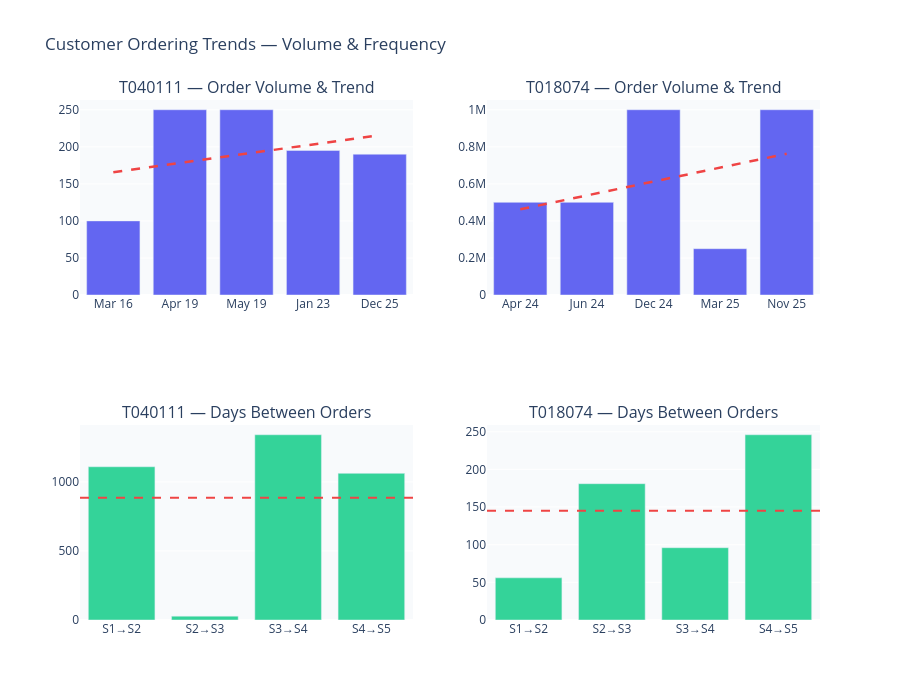

Notebook source saved alongside this figure:
### Code cell
fig_trends = make_subplots(
    rows=2, cols=2,
    subplot_titles=[
        'T040111 — Order Volume & Trend', 'T018074 — Order Volume & Trend',
        'T040111 — Days Between Orders',  'T018074 — Days Between Orders',
    ]
)
col_map = {'T040111': 1, 'T018074': 2}

for order_no, cdata in customer_data.items():
    t = analyse_ordering_trend(cdata['history'], order_no)
    if not t:
        continue
    hist = t['history_df']
    c    = col_map.get(order_no, 1)
    x_n  = np.arange(len(hist))
    trend_y = t['slope_qty'] * x_n + (t['avg_qty_per_order'] - t['slope_qty'] * len(hist)/2)

    fig_trends.add_bar(row=1, col=c, name=f'{order_no} Qty',
                       x=hist['Date'].dt.strftime('%b %y'), y=hist['Qty'],
                       marker_color='#6366f1', showlegend=False)
    fig_trends.add_scatter(row=1, col=c, name=f'{order_no} Trend',
                           x=hist['Date'].dt.strftime('%b %y'), y=trend_y,
                           mode='lines', line=dict(color='#ef4444', dash='dash', width=2.5),
                           showlegend=False)

    gap_labels = [f'S{i+1}→S{i+2}' for i in range(len(t['intervals_days']))]
    fig_trends.add_bar(row=2, col=c, name=f'{order_no} Gap',
                       x=gap_labels, y=t['intervals_days'],
                       marker_color='#34d399', showlegend=False)
    fig_trends.add_hline(row=2, col=c, y=t['avg_days_between_orders'],
                         line_dash='dash', line_color='#ef4444')

fig_trends.update_layout(height=700, plot_bgcolor='#f8fafc',
                          title='Customer Ordering Trends — Volume & Frequency')
fig_trends.show()

### Figure 1 — Plotly figure (JSON) as saved in the notebook; plotly's stock layout.template omitted (floating-point values rounded to 4 significant figures)
{"data": [{"marker": {"color": "#6366f1"}, "name": "T040111 Qty", "showlegend": false, "type": "bar", "x": ["Mar 16", "Apr 19", "May 19", "Jan 23", "Dec 25"], "xaxis": "x", "y": [100, 250, 250, 195, 190], "yaxis": "y"}, {"line": {"color": "#ef4444", "dash": "dash", "width": 2.5}, "mode": "lines", "name": "T040111 Trend", "showlegend": false, "type": "scatter", "x": ["Mar 16", "Apr 19", "May 19", "Jan 23", "Dec 25"], "xaxis": "x", "y": [165.8, 178.2, 190.8, 203.2, 215.8], "yaxis": "y"}, {"marker": {"color": "#34d399"}, "name": "T040111 Gap", "showlegend": false, "type": "bar", "x": ["S1→S2", "S2→S3", "S3→S4", "S4→S5"], "xaxis": "x3", "y": [1111, 28, 1343, 1063], "yaxis": "y3"}, {"marker": {"color": "#6366f1"}, "name": "T018074 Qty", "showlegend": false, "type": "bar", "x": ["Apr 24", "Jun 24", "Dec 24", "Mar 25", "Nov 25"], "xaxis": "x2", "y": [500000, 500000, 1000000, 250000, 1000000], "yaxis": "y2"}, {"line": {"color": "#ef4444", "dash": "dash", "width": 2.5}, "mode": "lines", "name": "T018074 Trend", "showlegend": false, "type": "scatter", "x": ["Apr 24", "Jun 24", "Dec 24", "Mar 25", "Nov 25"], "xaxis": "x2", "y": [462500, 537500, 612500, 687500, 762500], "yaxis": "y2"}, {"marker": {"color": "#34d399"}, "name": "T018074 Gap", "showlegend": false, "type": "bar", "x": ["S1→S2", "S2→S3", "S3→S4", "S4→S5"], "xaxis": "x4", "y": [56, 181, 96, 246], "yaxis": "y4"}], "layout": {"annotations": [{"font": {"size": 16}, "showarrow": false, "text": "T040111 — Order Volume & Trend", "x": 0.225, "xanchor": "center", "xref": "paper", "y": 1, "yanchor": "bottom", "yref": "paper"}, {"font": {"size": 16}, "showarrow": false, "text": "T018074 — Order Volume & Trend", "x": 0.775, "xanchor": "center", "xref": "paper", "y": 1, "yanchor": "bottom", "yref": "paper"}, {"font": {"size": 16}, "showarrow": false, "text": "T040111 — Days Between Orders", "x": 0.225, "xanchor": "center", "xref": "paper", "y": 0.375, "yanchor": "bottom", "yref": "paper"}, {"font": {"size": 16}, "showarrow": false, "text": "T018074 — Days Between Orders", "x": 0.775, "xanchor": "center", "xref": "paper", "y": 0.375, "yanchor": "bottom", "yref": "paper"}], "height": 700, "plot_bgcolor": "#f8fafc", "shapes": [{"line": {"color": "#ef4444", "dash": "dash"}, "type": "line", "x0": 0, "x1": 1, "xref": "x3 domain", "y0": 886, "y1": 886, "yref": "y3"}, {"line": {"color": "#ef4444", "dash": "dash"}, "type": "line", "x0": 0, "x1": 1, "xref": "x4 domain", "y0": 145, "y1": 145, "yref": "y4"}], "title": {"text": "Customer Ordering Trends — Volume & Frequency"}, "xaxis": {"anchor": "y", "domain": [0, 0.45]}, "xaxis2": {"anchor": "y2", "domain": [0.55, 1]}, "xaxis3": {"anchor": "y3", "domain": [0, 0.45]}, "xaxis4": {"anchor": "y4", "domain": [0.55, 1]}, "yaxis": {"anchor": "x", "domain": [0.625, 1]}, "yaxis2": {"anchor": "x2", "domain": [0.625, 1]}, "yaxis3": {"anchor": "x3", "domain": [0, 0.375]}, "yaxis4": {"anchor": "x4", "domain": [0, 0.375]}}}
